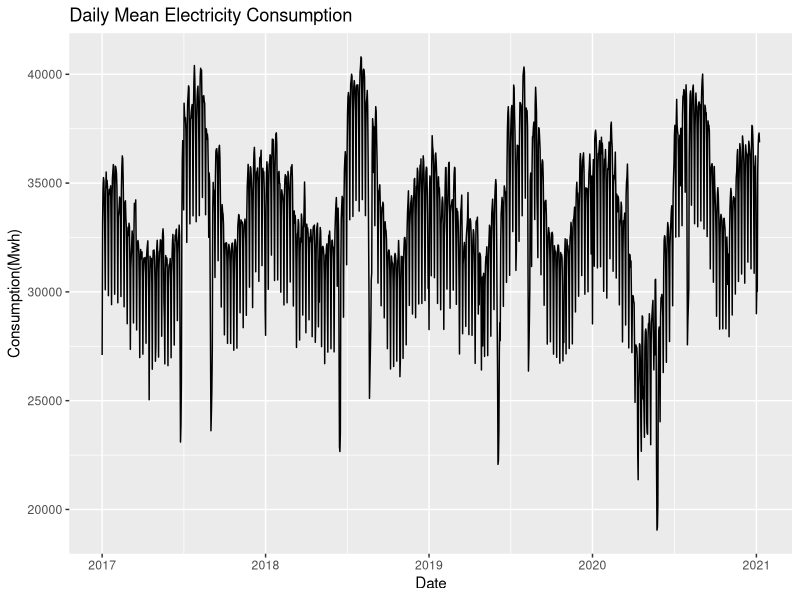
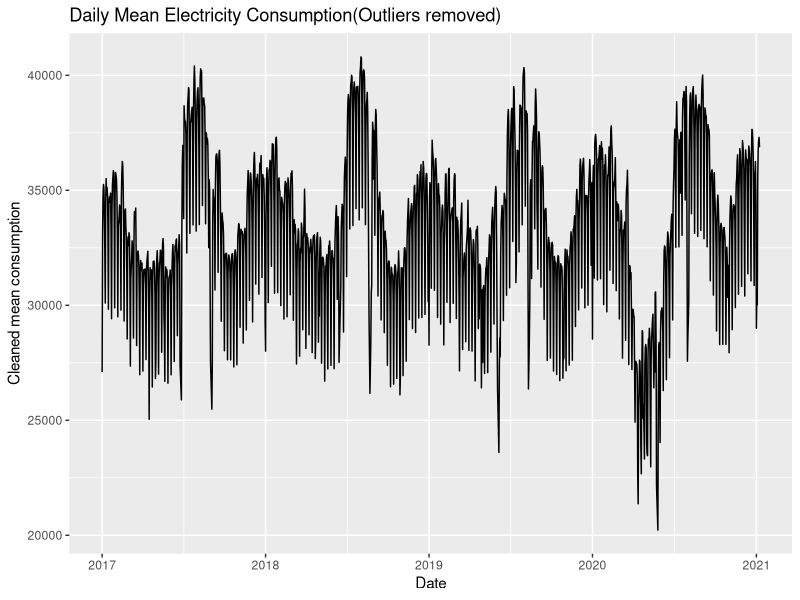
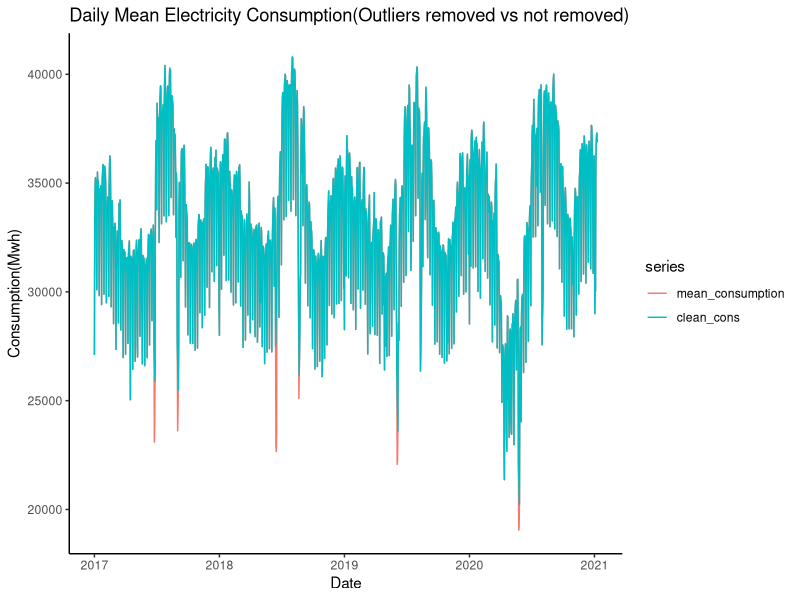
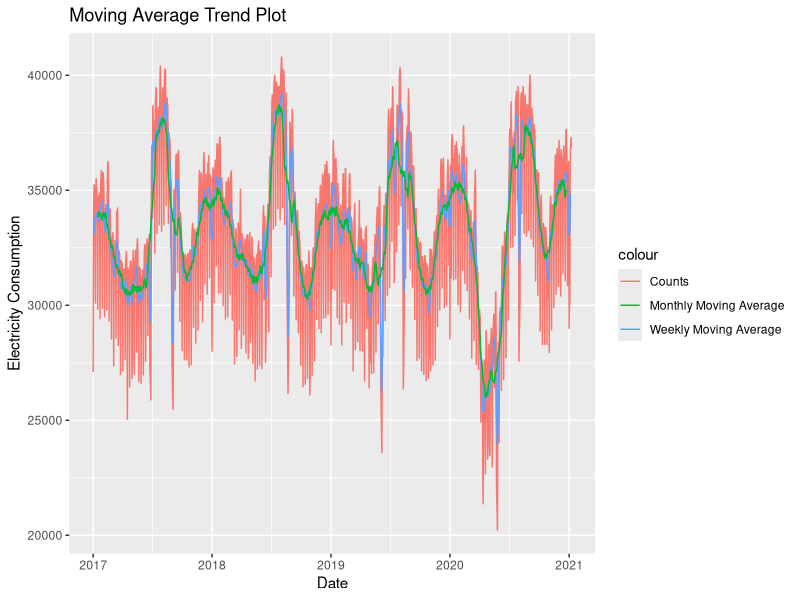
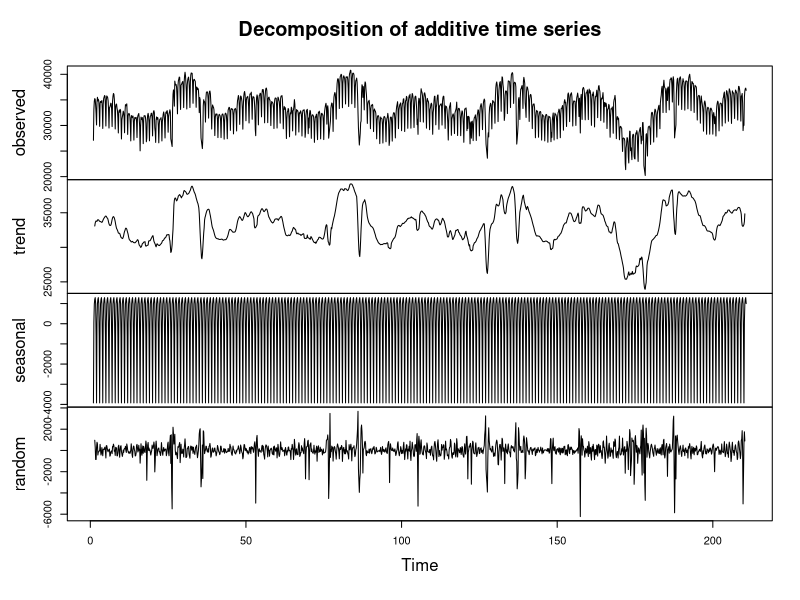
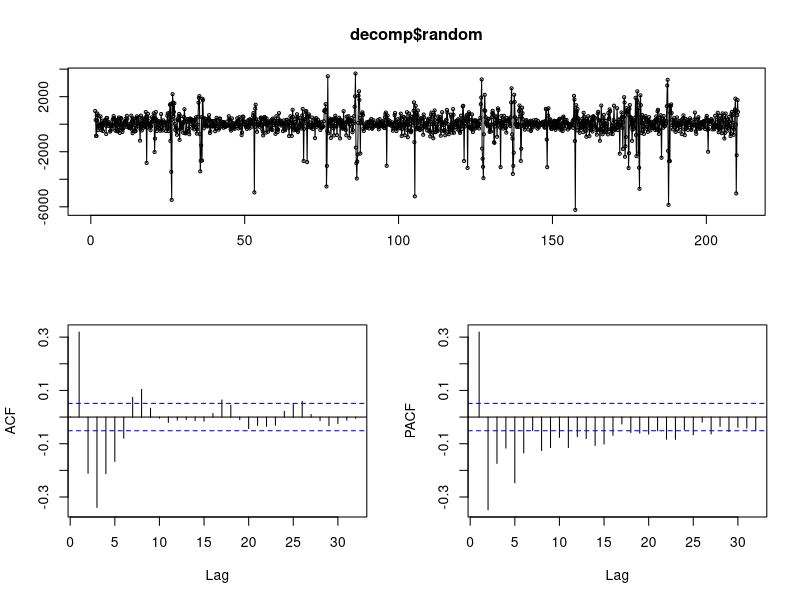
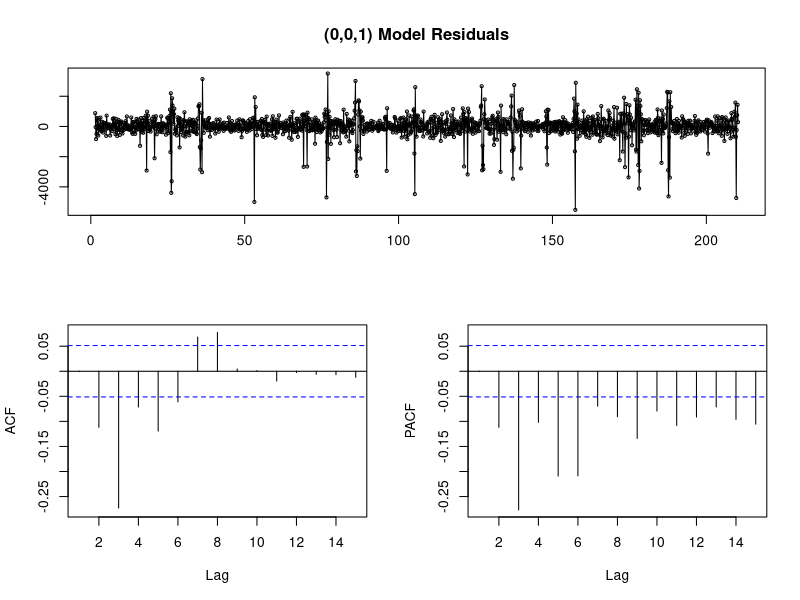
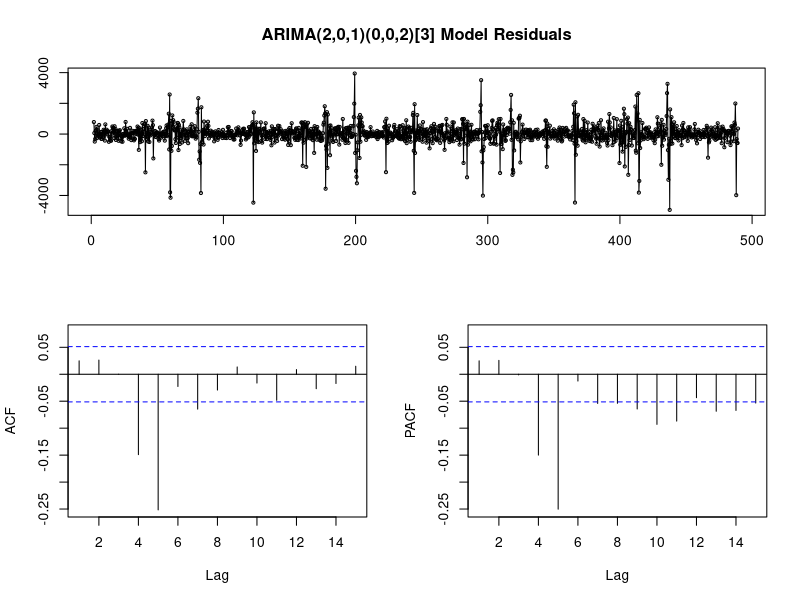

The R script that drew these images, in order: (Note: this script raises an error after producing the figures.)
## ---- chunk 1
knitr::opts_chunk$set(echo = TRUE,message=FALSE, warning=FALSE)
## ---- chunk 2
library('ggplot2')
library('forecast')
library('tseries')
library("data.table")
library("lubridate")
library("zoo")

## ---- chunk 3
consumption = fread('RealTimeConsumption-01012017-08012021.csv', header=TRUE)

names(consumption)[names(consumption) == "Consumption (MWh)"] <- "cons"
consumption[,Date:=as.Date(Date,"%d.%m.%Y")]
consumption[,cons:=as.numeric(gsub(",", "", cons))]
daily_consumption=consumption[,list(mean_consumption=mean(cons,na.rm=T)),by=list(Date)]
## ---- chunk 4


ggplot(daily_consumption, aes(Date, mean_consumption)) + geom_line()  + labs(x="Date",y="Consumption(Mwh)",title="Daily Mean Electricity Consumption")


## ---- chunk 5
is.ts(daily_consumption)
daily_consumption
cons_ts = ts(daily_consumption[, c('mean_consumption')])

daily_consumption$clean_cons = tsclean(cons_ts)

ggplot() + 
  geom_line(data = daily_consumption, aes(x = Date, y = clean_cons)) + labs(x="Date",y='Cleaned mean consumption',title="Daily Mean Electricity Consumption(Outliers removed)")


## ---- chunk 6
ts_data<-ts(daily_consumption,start = c(2017, 1,1),frequency = 365)
autoplot(ts_data[,c("mean_consumption","clean_cons")]) +
  theme_classic()+
  labs( x="Date",y="Consumption(Mwh)",title=("Daily Mean Electricity Consumption(Outliers removed vs not removed)"))

## ---- chunk 7
daily_consumption$cons_ma = ma(daily_consumption$clean_cons, order=7) # using the clean count with no outliers
daily_consumption$cons_ma30 = ma(daily_consumption$clean_cons, order=30)


ggplot() + 
  geom_line(data = daily_consumption, aes(x = Date, y = clean_cons, colour = "Counts")) +
  geom_line(data = daily_consumption, aes(x = Date, y = cons_ma,   colour = "Weekly Moving Average"))  +
  geom_line(data = daily_consumption, aes(x = Date, y = cons_ma30, colour = "Monthly Moving Average"))  +
  labs(y='Electricity Consumption',title="Moving Average Trend Plot")

## ---- chunk 8
ts_data1 = ts(na.omit(daily_consumption$clean_cons), frequency=7) 
decomp = decompose(ts_data1)
plot(decomp) 

## ---- chunk 9
require(urca)
unt_test=ur.kpss(decomp$random) 
summary(unt_test)

## ---- chunk 10

tsdisplay(decomp$random)

## ---- chunk 11
library(stats)
fitted=auto.arima(decomp$random,seasonal=F,trace=T)
## ---- chunk 12
random<-decomp$random
model <- arima(random, order=c(0,0,1))
print(model)
AIC(model)
BIC(model)

## ---- chunk 13

tsdisplay(residuals(model), lag.max=15, main='(0,0,1) Model Residuals') 

## ---- chunk 14


x=ts(decomp$random,freq=3)
model <-auto.arima(x, seasonal=T, trace=T)
print(model)
tsdisplay(residuals(model), lag.max=15, main='ARIMA(2,0,1)(0,0,2)[3] Model Residuals') 


## ---- chunk 15
model<-arima(x,order=c(2,0,5),seasonal = c(0,0,2))
print(model)
BIC(model)
tsdisplay(residuals(model), lag.max=15, main='ARIMA(2,0,5)(0,0,2)[3] Model Residuals')


## ---- chunk 16

model <-arima(decomp$random, order=c(3,0,1))
print(model)


## ---- chunk 17

tsdisplay(residuals(model), lag.max=15, main='(3,0,1) Model Residuals') 


## ---- chunk 18
model <-arima(decomp$random, order=c(3,0,1))
model_fitted<-decomp$random-residuals(model)
model_fitted_transformed <- model_fitted+decomp$trend+decomp$seasonal
# combining the two fr autoplot
comb_ts <- cbind(decomp$random, model_fitted)
ts_comb<-ts(comb_ts,start = c(2017, 1,1),frequency = 365)


autoplot(ts_comb, xlab = "Year", ylab = "Electricity Consumption-Random Term",main="Electricity Consumption-Random Term(2017-2021)")
#points(model_fitted, type = "l", col = 2, lty = 2)

## ---- chunk 19
library("tseries")    
comb_ts <- cbind(ts_data1, model_fitted_transformed)
ts_comb<-ts(comb_ts,start = c(2017, 1,1),frequency = 365)
## ---- chunk 20
autoplot(ts_comb, xlab = "Year", ylab = "Electricity Consumption",main="Electricity Consumption Model vs Observed(2017-2021)")
## ---- chunk 21

model_forecast<- predict(model, n.ahead = 14)$pred

last_trend_value <-as.numeric(rep(tail(decomp$trend[!is.na(decomp$trend)],1),14))
seasonality=as.numeric(tail(decomp$seasonal,14))
#back to the original series
model_forecast=model_forecast+last_trend_value+seasonality
model_forecast
## ---- chunk 22
x=ts(decomp$random,freq=3)
model<-arima(x,order=c(2,0,5),seasonal = c(0,0,2))
model_forecast2<- predict(model, n.ahead = 14)$pred

last_trend_value <-as.numeric(rep(tail(decomp$trend[!is.na(decomp$trend)],1),14))
seasonality=as.numeric(tail(decomp$seasonal,14))
#back to the original series
model_forecast2=model_forecast2+last_trend_value+seasonality
model_forecast2
## ---- chunk 23
daily_consumption[,differ:=clean_cons-shift(clean_cons,7)]
ggplot(daily_consumption,aes(x=Date)) + geom_line(aes(y=differ))+ labs(x="Date",y="Differenced Electricity Consumption",title="Differenced Electricity Consumption Plot")
unt_test=ur.kpss(daily_consumption$differ) 
summary(unt_test)
## ---- chunk 24
tsdisplay(daily_consumption$differ)
daily_consumption$differ<-ts(daily_consumption$differ,freq=7)
fitted=auto.arima(daily_consumption$differ,seasonal = T,trace=T)
tsdisplay(residuals(fitted), lag.max=21, main='(2,0,1)(2,0,0)[7] Model Residuals') 

## ---- chunk 25
fitted
nahead=14
forecasted=forecast(fitted,h=nahead)
forecasted
## ---- chunk 26
#forecasted value with second approach
temporary=copy(daily_consumption)

test=daily_consumption[1:nahead]
test[,mean_consumption:=NA]
test$Date=max(daily_consumption$Date)+c(1:nahead)
test[,predicted_differ:=as.numeric(forecasted$mean)]

temporary=rbindlist(list(temporary,test),fill=T,use.names=T)
temporary[is.na(predicted_differ),predicted_differ:=differ] # past values are known

# transforming to the original scale
temporary[,forecastval:=predicted_differ+shift(mean_consumption,7)]
tail(temporary,14)

## ---- chunk 27
temporary$mean_consumption[1470:1476]=temporary$forecastval[1470:1476]
temporary[,forecastval:=predicted_differ+shift(mean_consumption,7)]
tail(temporary,14)
## ---- chunk 28
consumption_14_Days = fread('test-09012021-23012021.csv', header=TRUE)
setnames(consumption_14_Days,"Tüketim Miktarý (MWh)","cons")
consumption_14_Days[,Tarih:=as.Date(Tarih,"%d.%m.%Y")]
consumption_14_Days[,cons:=as.numeric(gsub(",", "", cons))]
daily_consumption_14=consumption_14_Days[,list(mean_consumption=mean(cons,na.rm=T)),by=list(Tarih)]
daily_consumption_14=daily_consumption_14[1:14]
## ---- chunk 29
error_test <- function(actual, forecasted){
  n=length(actual)
  error = actual-forecasted
  mean=mean(actual)
  sd=sd(actual)
  bias = sum(error)/sum(actual)
  mape = sum(abs(error/actual))/n
  mad = sum(abs(error))/n
  wmape = mad/mean
  df = data.frame(n,mean,sd,bias,mape,mad,wmape)
  return(df)
}

## ---- chunk 30
acurracy_for_first_model=error_test(daily_consumption_14$mean_consumption,model_forecast)
acurracy_for_first_model
accuracy_for_second_model=error_test(daily_consumption_14$mean_consumption, model_forecast2)
accuracy_for_second_model
accuracy_for_third_model=error_test(daily_consumption_14$mean_consumption, temporary[1470:1483,forecastval])
accuracy_for_third_model
